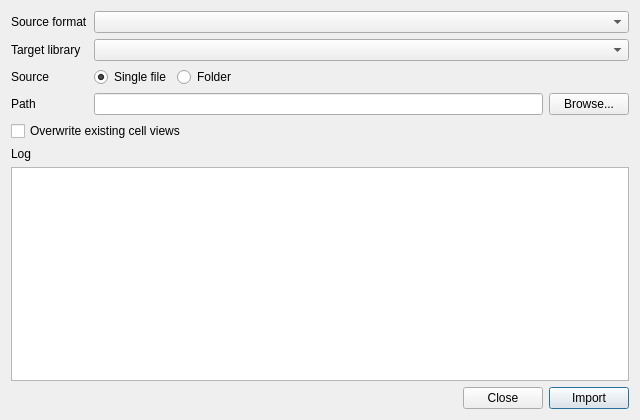
<?xml version="1.0" encoding="UTF-8"?>
<ui version="4.0">
 <class>ImportDialog</class>
 <widget class="QDialog" name="ImportDialog">
  <property name="geometry">
   <rect>
    <x>0</x>
    <y>0</y>
    <width>640</width>
    <height>420</height>
   </rect>
  </property>
  <property name="windowTitle">
   <string>Import</string>
  </property>
  <layout class="QVBoxLayout" name="verticalLayout">
   <item>
    <layout class="QFormLayout" name="formLayout">
     <item row="0" column="0">
      <widget class="QLabel" name="labelFormat">
       <property name="text">
        <string>Source format</string>
       </property>
      </widget>
     </item>
     <item row="0" column="1">
      <widget class="QComboBox" name="comboFormat"/>
     </item>
     <item row="1" column="0">
      <widget class="QLabel" name="labelLibrary">
       <property name="text">
        <string>Target library</string>
       </property>
      </widget>
     </item>
     <item row="1" column="1">
      <widget class="QComboBox" name="comboLibrary"/>
     </item>
     <item row="2" column="0">
      <widget class="QLabel" name="labelSourceMode">
       <property name="text">
        <string>Source</string>
       </property>
      </widget>
     </item>
     <item row="2" column="1">
      <layout class="QHBoxLayout" name="sourceModeLayout">
       <item>
        <widget class="QRadioButton" name="radioSingleFile">
         <property name="text">
          <string>Single file</string>
         </property>
         <property name="checked">
          <bool>true</bool>
         </property>
        </widget>
       </item>
       <item>
        <widget class="QRadioButton" name="radioFolder">
         <property name="text">
          <string>Folder</string>
         </property>
        </widget>
       </item>
       <item>
        <spacer name="sourceModeSpacer">
         <property name="orientation">
          <enum>Qt::Horizontal</enum>
         </property>
         <property name="sizeHint" stdset="0">
          <size>
           <width>40</width>
           <height>20</height>
          </size>
         </property>
        </spacer>
       </item>
      </layout>
     </item>
     <item row="3" column="0">
      <widget class="QLabel" name="labelPath">
       <property name="text">
        <string>Path</string>
       </property>
      </widget>
     </item>
     <item row="3" column="1">
      <layout class="QHBoxLayout" name="pathLayout">
       <item>
        <widget class="QLineEdit" name="editSourcePath"/>
       </item>
       <item>
        <widget class="QPushButton" name="btnBrowse">
         <property name="text">
          <string>Browse...</string>
         </property>
        </widget>
       </item>
      </layout>
     </item>
     <item row="4" column="0" colspan="2">
      <widget class="QCheckBox" name="checkOverwrite">
       <property name="text">
        <string>Overwrite existing cell views</string>
       </property>
      </widget>
     </item>
    </layout>
   </item>
   <item>
    <widget class="QLabel" name="labelLog">
     <property name="text">
      <string>Log</string>
     </property>
    </widget>
   </item>
   <item>
    <widget class="QPlainTextEdit" name="plainLog">
     <property name="readOnly">
      <bool>true</bool>
     </property>
    </widget>
   </item>
   <item>
    <layout class="QHBoxLayout" name="buttonLayout">
     <item>
      <spacer name="buttonSpacer">
       <property name="orientation">
        <enum>Qt::Horizontal</enum>
       </property>
       <property name="sizeHint" stdset="0">
        <size>
         <width>40</width>
         <height>20</height>
        </size>
       </property>
      </spacer>
     </item>
     <item>
      <widget class="QPushButton" name="btnClose">
       <property name="text">
        <string>Close</string>
       </property>
      </widget>
     </item>
     <item>
      <widget class="QPushButton" name="btnImport">
       <property name="text">
        <string>Import</string>
       </property>
       <property name="default">
        <bool>true</bool>
       </property>
      </widget>
     </item>
    </layout>
   </item>
  </layout>
 </widget>
 <resources/>
 <connections/>
</ui>
